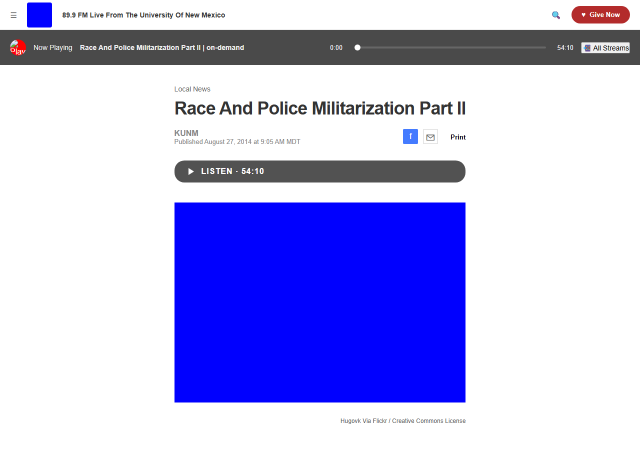
#> input picture data/i2c/cases/ccef_exploit_68_2/candidate_before.png, 1280 x 949 px (shown at 1/2 size)
$ python -i jgen3.py   (imports and definitions only)
#> lines starting #> are read from the running program, lines starting #| are printed output that depends on the picture
#!/usr/bin/env python3
"""JudgeHarness jgen3 — per-viewport high-resolution independent voting + position debiasing + defect-aware mechanical tiebreak.

Task: given an unlabeled pair (task name + two candidate render directories
A/B), decide which candidate is visually closer to the prototype screenshots.
Writes verdicts.jsonl.

Evolution constraints:
1. Only the single model named by --model may be called;
2. No official score/answer files may be read at runtime;
3. Zero task-specific content in the code;
4. At most 3 LLM calls per pair (here exactly 3: one per viewport).

Changes over jgen2 (targeting near-tie misjudgments at small gaps (~0.05)):
- Observation: the motivating misjudgment was a 0.0486 near tie — the two
  candidates render nearly the same page (layout / header / blue
  multi-column footer / colours interchangeable); the only difference is a
  tiny broken icon in Y's footer versus a row of placeholder badge boxes in
  X. The judge applied the "broken images are worse" rule (written to punish
  whole broken hero/section images) to a corner icon, over-penalizing Y and
  flipping a near tie inside the noise floor.
- Fix 1 (prompt): explicitly separate "whole/hero-level broken images or
  dropped sections" (heavy penalty) from "a single small icon or small
  footer graphic flaw" (light penalty, never decisive when everything else
  is comparable). The heavy penalty for whole-block defects is unchanged —
  that is where the adversarial-hardening gains came from.
- Fix 2 (mechanical tiebreak): the broken-image-box signal only counts when
  the near-solid box area exceeds ~8% of the panel, so small footer graphics
  cannot trigger it; still used only as a tiebreak.
- Everything else (per-viewport independent voting + per-viewport position
  debiasing + defect-aware tiebreak) is unchanged.
"""
import argparse, base64, hashlib, io, json, math, re, time
from concurrent.futures import ThreadPoolExecutor
from pathlib import Path

VIEWPORTS = (("desktop", 520), ("tablet", 400), ("mobile", 320))

PROMPT = """You will see one horizontal strip laid out as [ PROTOTYPE | X | Y ] for a single viewport.
The PROTOTYPE is the design target. X and Y are two candidate implementations.
Decide which candidate matches the PROTOTYPE better for THIS viewport.

Judge by, in rough priority order:
1. Overall layout, section structure and section ORDER (header, hero/content, sidebar, footer).
2. Presence and correct placement of the major blocks (nav bar, main text, images, footer columns).
3. Dominant colors / background / header & footer theme.

IMPORTANT — treat these as making a candidate a WORSE match, even if it otherwise looks cleaner:
- WHOLE broken/hero images, large black/placeholder image boxes, or missing MAJOR images the prototype has.
- Grossly OVERSIZED or MISPLACED images/icons (e.g. giant icons that blow up a section).
- A page that is far too TALL or too SHORT compared to the prototype (wrong vertical scale).
- Missing or truncated navigation / footer sections.

CALIBRATION — do not over-penalize tiny defects:
- A SINGLE small broken icon or a small footer/badge glitch is MINOR. It should NOT decide the
  winner when the two candidates are otherwise near-identical in layout, sections and color.
- Weigh dropped sections, wrong section order, whole broken hero images, and gross vertical
  distortion FAR more heavily than a lone small icon.
- If X and Y match the prototype about equally on all major structure and color, answer "tie"
  rather than flipping the decision on a minor corner artifact.

Do NOT reward a candidate merely for looking clean or having a pleasing color if it drops
sections, breaks major images, or badly distorts the vertical proportions of the prototype.

Answer STRICT JSON only: {"winner": "X"} or {"winner": "Y"} or {"winner": "tie"}"""


# [21 lines left out: functions load_img, make_strip, not called in this run]


def b64(p):
    return base64.b64encode(Path(p).read_bytes()).decode()


# [4 lines left out: function _swap, not called in this run]


# ---------- mechanical tiebreaker (LLM-free, defect-aware) ----------
def _feat(p):
    """Return (aspect=height/width, normalized 48x48 histogram, big_box_frac)."""
    from PIL import Image
    im = Image.open(p).convert("RGB")
#> im is the input picture: PIL image 1280x949 RGB; mean R, G, B 187.4, 187, 236.5
    aspect = im.height / max(1, im.width)
#> aspect = 0.741
    hist = im.resize((48, 48)).histogram()
#> hist = 768 values, max 1854 at index 767, min 0 at index 1, mean 9
    s = sum(hist) or 1
#> s = 6912
    hist = [x / s for x in hist]
#> hist = 768 values, max 0.268 at index 767, min 0 at index 1, mean 0.0013
    big_box = _big_uniform_box_frac(im)
    return aspect, hist, big_box


def _big_uniform_box_frac(im):
    """Approximate the largest fraction of the page occupied by a near-uniform
    (solid) horizontal band — a proxy for a LARGE broken/placeholder image box.
    Small footer glyphs / icons stay well below the 0.08 threshold used later."""
    try:
        from PIL import Image
        small = im.resize((32, 96))  # 32 wide, 96 tall rows
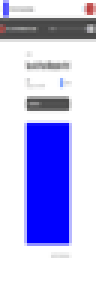
#> small: PIL image 32x96 RGB (shown 3 times larger); mean R, G, B 187.2, 186.7, 236.3
        px = small.load()
        w, h = small.size
#> w = 32; h = 96
        best = 0
        row = 0
        # count contiguous rows that are internally near-uniform AND extreme
        # (very dark or very light) — typical of black/white placeholder boxes.
        run = 0
        for y in range(h):
            vals = [px[x, y] for x in range(w)]
            mean = tuple(sum(v[c] for v in vals) / w for c in range(3))
            var = sum(sum((v[c] - mean[c]) ** 2 for c in range(3)) for v in vals) / w
            lum = sum(mean) / 3
            uniform = var < 120 and (lum < 32 or lum > 224)
            if uniform:
                run += 1
                best = max(best, run)
            else:
                run = 0
#> this loop made 96 passes
#> (mean, var, lum, uniform) on passes 1 to 12: ((249.5, 249.5, 255), 908.6, 251.3, False), ((239.4, 230.7, 241.4), 6720.3, 237.2, False), ((227.1, 216.4, 226.8), 7579.6, 223.4, False), ((223.9, 212.9, 223.3), 7738.6, 220.1, False), ((239.8, 231.2, 242), 6490.2, 237.7, False), ((239.4, 239.6, 245.4), 1013.8, 241.5, False), ((94.47, 94.5, 94.06), 5.81, 94.34, False), ((70.59, 70.47, 70.44), 7.67, 70.5, False), ((82.47, 80.06, 80.12), 1044, 80.89, False), ((114.2, 109.5, 109.3), 3203.5, 111, False), ((91.91, 88.16, 88.28), 1834.7, 89.45, False), ((72.81, 72.34, 72.31), 6.34, 72.49, False)
#> (var, lum, uniform) on passes 61 to 66: (30603.9, 177.6, False), (30603.9, 177.6, False), (30603.9, 177.6, False), (30603.9, 177.6, False), (30603.9, 177.6, False), (30603.9, 177.6, False)
        return best / h
    except Exception:
        return 0.0


# [122 lines left out: functions _dist, mech_verdict, main, not called in this run]


# [2 lines not run here, left out]

>>> result = _feat('../../data/i2c/cases/ccef_exploit_68_2/candidate_before.png')
#> in _feat, `big_box = _big_uniform_box_frac(im)`: big_box = 0.104
